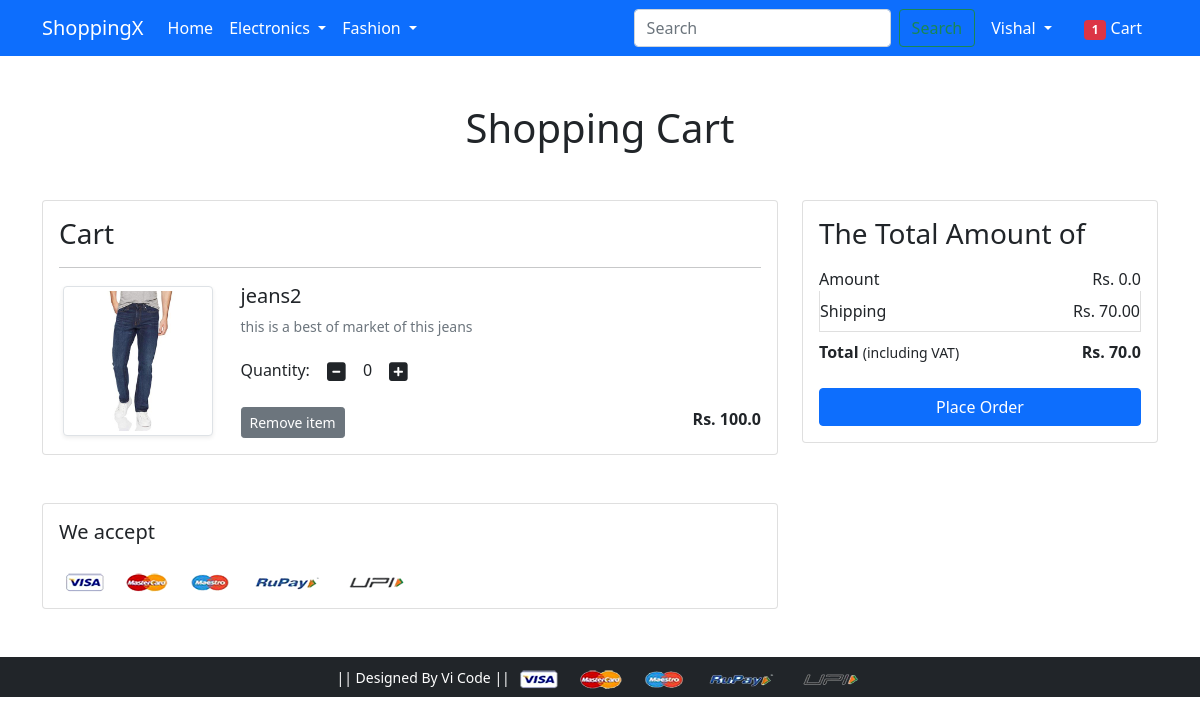
The app's page /cart/ (signed in), older data.
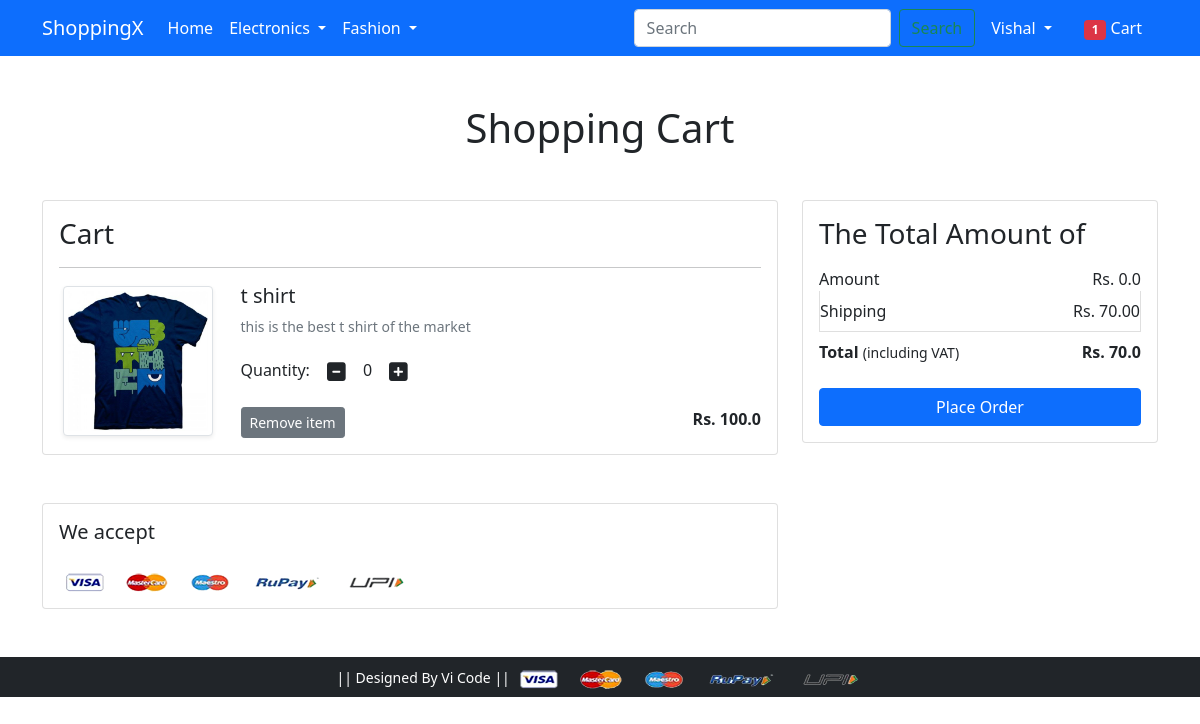
The same page, newer data.
### app/models.py (models this page shows, shortened)
class Cart(models.Model):
    user = models.ForeignKey(User, on_delete=models.CASCADE)
    product = models.ForeignKey(Product, on_delete=models.CASCADE)
    quantity  = models.PositiveIntegerField(default=1)

class Product(models.Model):
    title = models.CharField(max_length=100)
    selling_price = models.FloatField()
    discounted_price = models.FloatField()
    description = models.TextField()
    brand = models.CharField(max_length=100)
    category = models.CharField(choices=CATEGORY_CHOICES, max_length=2)
    product_image = models.ImageField(upload_to='productimg')

### app/views.py (the view)
# urls.py: path('cart/', views.show_cart, name='showcart'),
@login_required
def show_cart(request):
 totalitem = 0
 if request.user.is_authenticated:
  totalitem = len(Cart.objects.filter(user=request.user))
  user = request.user
  cart = Cart.objects.filter(user=user)
  amount = 0.0
  shipping_amount = 70.0
  total_amount = 0.0
  cart_product = [p for p in Cart.objects.all() if p.user == user]
  if cart_product:
   for p in cart_product:
    tempamount = (p.quantity * p.product.discounted_price)
    amount += tempamount
    totalamount = amount + shipping_amount
   return render(request, 'app/addtocart.html', {'carts':cart, 'totalamount': totalamount, 'amount':amount, 'totalitem':totalitem})
  else:
   return render(request, 'app/emptycart.html',{'totalitem':totalitem})

### app/templates/app/addtocart.html (shortened to what this page needs)
{% extends 'app/base.html' %}
{% load static %}
{% block main-content %}
<div class="container my-5">
 <div class="row">
  <h1 class="text-center mb-5">Shopping Cart</h1>
  <div class="col-sm-8">
  <div class="card">
   <div class="card-body">
    <h3>Cart</h3>
    {% for cart in carts %}
    <hr>
    <div class="row">
     <div class="col-sm-3 text-center align-self-center"><img src="{{cart.product.product_image.url}}" alt="" srcset="" class="img-fluid img-thumbnail shadow-sm" height="150" width="150"> </div>
     <div class="col-sm-9">
      <div>
       <h5>{{cart.product.title}}</h5>
       <p class="mb-2 text-muted small">{{cart.product.description}}</p>
       <div class="my-3">
        <label for="quantity">Quantity:</label>
        <a class="minus-cart btn" pid="{{cart.product.id}}"><i class="fas fa-minus-square fa-lg"></i></a>
          <span id="quantity">{{cart.quantity}}</span>
        <a class="plus-cart btn"  pid="{{cart.product.id}}"><i class="fas fa-plus-square fa-lg"></i></a>
       </div>
       <div class="d-flex justify-content-between">
        <a href="#" class="btn btn-sm btn-secondary mr-3 remove-cart" pid="{{cart.product.id}}">Remove item </a>
        <p class="mb-0"><span><strong>Rs. {{cart.product.discounted_price}}</strong></span></p>
       </div>
      </div>
     </div>
    </div>
    {% endfor %}
    </div>
   </div>
  </div>
  <div class="col-sm-4">
   <div class="card">
    <div class="card-body">
      <h3>The Total Amount of</h3>
      <ul class="list-group">
       <li class="list-group-item d-flex justify-content-between align-items-center border-0 px-0 pb-0">Amount<span>Rs. <span id="amount">{{amount}}</span></span></li>
       <li class="list-group-item d-flex justify-content-between align-items-center px-0">Shipping<span>Rs. 70.00</span></li>
       <li class="list-group-item d-flex justify-content-between align-items-center border-0 px-0 mb-3">
        <div>
           <strong>Total</strong> <small>(including VAT)</small>
         </div>
         <span><strong>Rs. <strong id="totalamount">{{totalamount}}</strong></strong></span>
       </li>
      </ul>
      <div class="d-grid"><a href="{% url 'checkout' %}" class="btn btn-primary">Place Order</a></div>
    </div>
   </div>
  </div>
 </div>
</div>
<div class="container">
 <div class="row">
  <div class="col-sm-8">
   <div class="card">
    <div class="card-body">
      <h5 class="mb-4">We accept</h5>
      <img src="{% static 'app/images/payment.png' %}" alt="" class="img-fluid">
    </div>
  </div>
  </div>
 </div>
</div>
{% endblock main-content %}

Row changes from the older to the newer data that the page shows:
removed Cart: product.product_image (picture), product "jeans2", product.description "this is a best of market of this jeans", quantity "0", product.discounted_price "100.0"
added Cart: product.product_image (picture), product "t shirt", product.description "this is the best t shirt of the market", quantity "0", product.discounted_price "100.0"
